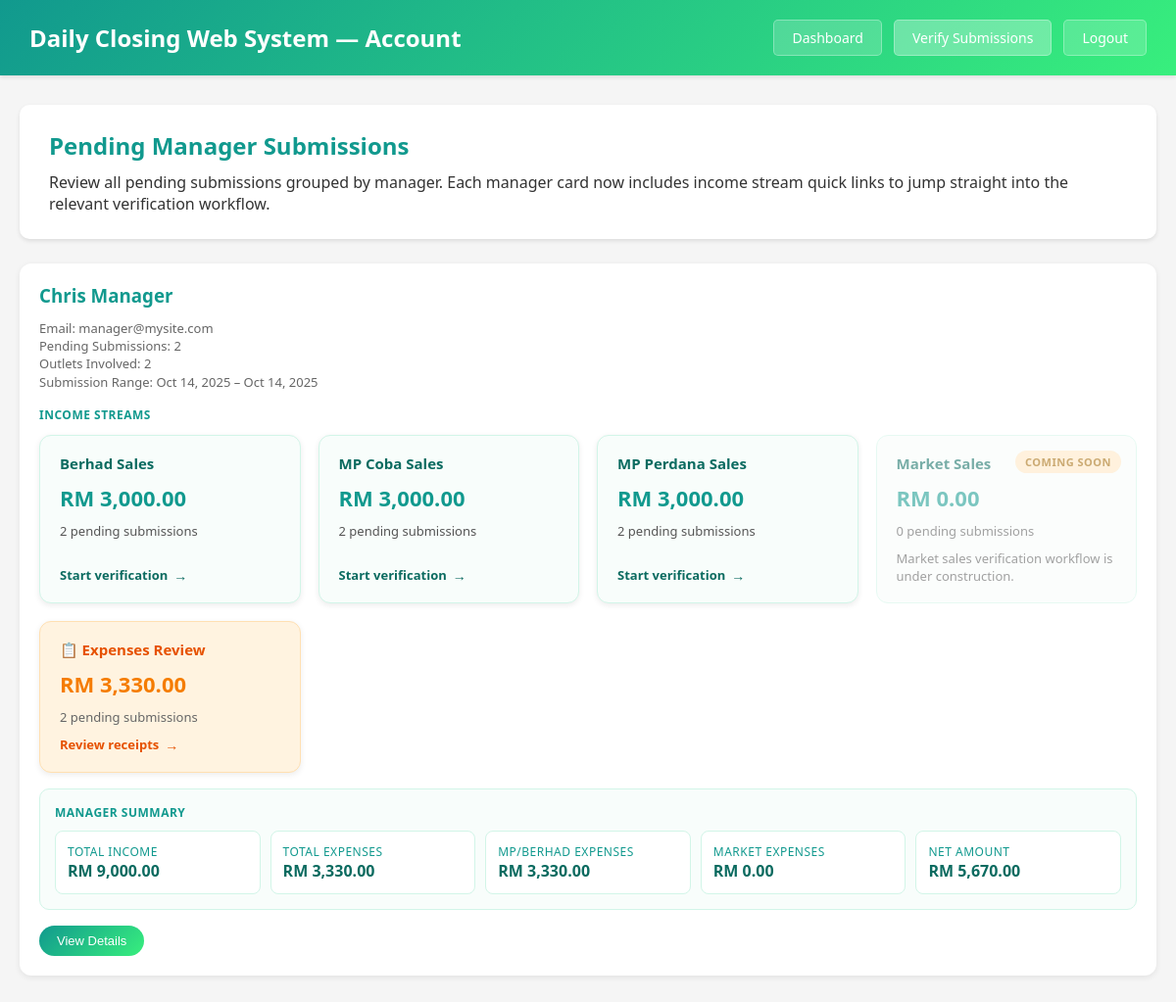
The app's page /views/account/verify_submission.php (signed in) with its own data.
### tables this page shows
CREATE TABLE `daily_submissions` (
  `id` int(11) UNSIGNED NOT NULL,
  `submission_code` varchar(50) NOT NULL,
  `batch_code` varchar(50) DEFAULT NULL,
  `outlet_id` int(11) UNSIGNED NOT NULL,
  `manager_id` int(11) UNSIGNED NOT NULL,
  `submission_date` date NOT NULL,
  `berhad_sales` decimal(15,2) NOT NULL DEFAULT 0.00,
  `mp_coba_sales` decimal(15,2) NOT NULL DEFAULT 0.00,
  `mp_perdana_sales` decimal(15,2) NOT NULL DEFAULT 0.00,
  `market_sales` decimal(15,2) NOT NULL DEFAULT 0.00,
  `total_income` decimal(15,2) NOT NULL DEFAULT 0.00,
  `total_expenses` decimal(15,2) NOT NULL DEFAULT 0.00,
  `net_amount` decimal(15,2) NOT NULL DEFAULT 0.00,
  `amount_to_hq` decimal(15,2) DEFAULT NULL COMMENT 'Amount manager chooses to send to HQ',
  `cash_kept` decimal(15,2) DEFAULT 0.00 COMMENT 'Cash manager keeps (net_amount - amount_to_hq)',
  `variance_reason` text DEFAULT NULL COMMENT 'Required explanation if amount_to_hq != net_amount',
  `variance_supporting_doc` varchar(255) DEFAULT NULL COMMENT 'Optional supporting document for variance',
  `status` enum('draft','pending','resubmit','submitted_to_finance','recheck','approved','verified','rejected','revised') NOT NULL DEFAULT 'draft',
  `verified_by` int(11) UNSIGNED DEFAULT NULL,
  `approved_by_finance` int(11) UNSIGNED DEFAULT NULL COMMENT 'Finance user who approved',
  `verified_at` datetime DEFAULT NULL,
  `approved_by_finance_at` datetime DEFAULT NULL COMMENT 'When finance approved',
  `returned_to_accountant_at` datetime DEFAULT NULL COMMENT 'When finance sent back to accountant',
  `returned_to_manager_at` datetime DEFAULT NULL COMMENT 'When accountant sent back to manager',
  `submitted_to_hq_at` datetime DEFAULT NULL,
  `submitted_to_finance_at` datetime DEFAULT NULL COMMENT 'When accountant submitted to finance',
  `rejection_reason` text DEFAULT NULL,
  `notes` text DEFAULT NULL,
  `accountant_notes` text DEFAULT NULL COMMENT 'Notes from accountant to manager or finance',
  `finance_notes` text DEFAULT NULL COMMENT 'Notes from finance to accountant',
  `created_at` timestamp NOT NULL DEFAULT current_timestamp(),
  `updated_at` timestamp NOT NULL DEFAULT current_timestamp() ON UPDATE current_timestamp()
);

CREATE TABLE `users` (
  `id` int(11) UNSIGNED NOT NULL,
  `name` varchar(100) NOT NULL,
  `email` varchar(255) NOT NULL,
  `username` varchar(50) NOT NULL,
  `password_hash` varchar(255) NOT NULL,
  `role` enum('manager','account','ceo','admin','finance') NOT NULL,
  `status` enum('active','inactive','suspended') NOT NULL DEFAULT 'active',
  `last_login` datetime DEFAULT NULL,
  `created_at` timestamp NOT NULL DEFAULT current_timestamp(),
  `updated_at` timestamp NOT NULL DEFAULT current_timestamp() ON UPDATE current_timestamp()
);

### views/account/verify_submission.php (the view, shortened to what the rows shown need)
<?php
$pendingRows = dbFetchAll(
    "SELECT
        ds.id,
        ds.manager_id,
        ds.outlet_id,
        ds.submission_date,
        ds.batch_code,
        ds.berhad_sales,
        ds.mp_coba_sales,
        ds.mp_perdana_sales,
        ds.market_sales,
        ds.total_income,
        ds.total_expenses,
        ds.net_amount,
        o.outlet_name,
        o.outlet_code,
        u.name AS manager_name,
        u.email AS manager_email
    FROM daily_submissions ds
    INNER JOIN outlets o ON ds.outlet_id = o.id
    INNER JOIN users u ON ds.manager_id = u.id
    WHERE ds.status = 'pending'
    ORDER BY u.name ASC, ds.submission_date ASC, o.outlet_name ASC"
);
$managers = [];
$incomeStreamConfig = [
    'berhad' => [
        'label'       => 'Berhad Sales',
        'field'       => 'berhad_sales',
        'url'         => 'berhad_sales_verification.php',
        'description' => 'Review Berhad income submissions by outlet.',
        'disabled'    => false,
    ],
    'mp_coba' => [
        'label'       => 'MP Coba Sales',
        'field'       => 'mp_coba_sales',
        'url'         => 'mp_coba_sales_verification.php',
        'description' => 'Review MP COBA income submissions by outlet.',
        'disabled'    => false,
    ],
    'mp_perdana' => [
        'label'       => 'MP Perdana Sales',
        'field'       => 'mp_perdana_sales',
        'url'         => 'mp_perdana_sales_verification.php',
        'description' => 'Review MP PERDANA income submissions by outlet.',
        'disabled'    => false,
    ],
    'market' => [
        'label'       => 'Market Sales',
        'field'       => 'market_sales',
        'url'         => '#',
        'description' => 'Market sales verification workflow is under construction.',
        'disabled'    => true,
    ],
];
$incomeStreamDefaults = [];
foreach ($incomeStreamConfig as $key => $streamConfig) {
    $incomeStreamDefaults[$key] = $streamConfig;
    $incomeStreamDefaults[$key]['total'] = 0;
    $incomeStreamDefaults[$key]['count'] = 0;
}
if ($pendingRows) {
    foreach ($pendingRows as $row) {
        $managerId = (int) $row['manager_id'];
        $submissionId = (int) $row['id'];
        if (!isset($managers[$managerId])) {
            $managers[$managerId] = [
                'manager_id'     => $managerId,
                'manager_name'   => $row['manager_name'],
                'manager_email'  => $row['manager_email'],
                'outlet_count'   => 0,
                'outlet_codes'   => [],
                'total_income'   => 0,
                'total_expenses' => 0,
                'total_net'      => 0,
                'mp_berhad_expenses' => 0,
                'market_expenses'    => 0,
                'earliest_date'  => $row['submission_date'],
                'latest_date'    => $row['submission_date'],
                'submissions'    => [],
                'income_streams' => $incomeStreamDefaults,
            ];
        }
        if (!in_array($row['outlet_code'], $managers[$managerId]['outlet_codes'], true)) {
            $managers[$managerId]['outlet_codes'][] = $row['outlet_code'];
            $managers[$managerId]['outlet_count']++;
        }
        $managers[$managerId]['total_income'] += (float) $row['total_income'];
        $managers[$managerId]['total_expenses'] += (float) $row['total_expenses'];
        $managers[$managerId]['total_net'] += (float) $row['net_amount'];
        $managers[$managerId]['earliest_date'] = min($managers[$managerId]['earliest_date'], $row['submission_date']);
        $managers[$managerId]['latest_date'] = max($managers[$managerId]['latest_date'], $row['submission_date']);
        foreach ($incomeStreamConfig as $streamKey => $streamConfig) {
            $field = $streamConfig['field'];
            $amount = (float) ($row[$field] ?? 0);
            $managers[$managerId]['income_streams'][$streamKey]['total'] += $amount;
            if ($amount > 0) {
                $managers[$managerId]['income_streams'][$streamKey]['count']++;
            }
        }
        $managers[$managerId]['submissions'][$submissionId] = [
            'id'               => $submissionId,
            'batch_code'       => $row['batch_code'],
            'submission_date'  => $row['submission_date'],
            'outlet_id'        => (int) $row['outlet_id'],
            'outlet_name'      => $row['outlet_name'],
            'outlet_code'      => $row['outlet_code'],
            'berhad_sales'     => (float) $row['berhad_sales'],
            'mp_coba_sales'    => (float) $row['mp_coba_sales'],
            'mp_perdana_sales' => (float) $row['mp_perdana_sales'],
            'market_sales'     => (float) $row['market_sales'],
            'total_income'     => (float) $row['total_income'],
            'total_expenses'   => (float) $row['total_expenses'],
            'net_amount'       => (float) $row['net_amount'],
            'expenses'         => [
                'mp_berhad' => [],
                'market'    => []
            ],
            'expense_totals'   => [
                'mp_berhad' => 0,
                'market'    => 0
            ]
        ];
    }
}
if (!empty($managers)) {
    $managers = array_values($managers);
    usort($managers, function ($a, $b) {
        return strcasecmp($a['manager_name'], $b['manager_name']);
    });
}
?>
<!DOCTYPE html>
<html lang="en">
<head>
</head>
<body>
    <div class="header">
        <div class="header-content">
            <h1><?php echo htmlspecialchars(APP_NAME); ?> &mdash; Account</h1>
        </div>
    </div>
    <div class="container">
        <div class="page-header">
            <h2>Pending Manager Submissions</h2>
        </div>
        <?php if (empty($managers)) : ?>
            <div class="empty-state">
                <h3>No Pending Submissions</h3>
                <p>Managers have not submitted any pending reports for review.</p>
            </div>
        <?php else : ?>
            <div class="manager-grid">
                <?php foreach ($managers as $manager) : ?>
                    <div class="manager-card" data-manager-id="<?php echo (int) $manager['manager_id']; ?>">
                        <div class="manager-header">
                            <h3><?php echo htmlspecialchars($manager['manager_name']); ?></h3>
                            <div class="manager-meta">
                                <div>Email: <?php echo htmlspecialchars($manager['manager_email']); ?></div>
                                <div>Pending Submissions: <?php echo count($manager['submissions']); ?></div>
                                <div>Outlets Involved: <?php echo (int) $manager['outlet_count']; ?></div>
                                <div>Submission Range: <?php echo htmlspecialchars(date('M j, Y', strtotime($manager['earliest_date']))); ?> &ndash; <?php echo htmlspecialchars(date('M j, Y', strtotime($manager['latest_date']))); ?></div>
                            </div>
                        </div>
                        <?php if (!empty($manager['income_streams'])) : ?>
                            <div class="manager-income-section">
                                <div class="manager-income-title">Income Streams</div>
                                <div class="income-streams manager-income-streams">
                                    <?php foreach ($manager['income_streams'] as $stream) : ?>
                                        <?php
                                            $isDisabled = !empty($stream['disabled']);
                                            $href = $isDisabled ? '#!' : ($stream['url'] ?? '#');
                                            if (!$isDisabled && $href !== '#') {
                                                $separator = strpos($href, '?') === false ? '?' : '&';
                                                $href .= $separator . 'manager_id=' . (int) $manager['manager_id'];
                                            }
                                            $pendingCount = (int) ($stream['count'] ?? 0);
                                            $amount = (float) ($stream['total'] ?? 0);
                                        ?>
                                        <a
                                            href="<?php echo htmlspecialchars($href); ?>"
                                            class="income-card<?php echo $isDisabled ? ' disabled' : ''; ?>"
                                            <?php if ($isDisabled) : ?>aria-disabled="true"<?php endif; ?>
                                        >
                                            <?php if ($isDisabled) : ?>
                                                <span class="income-card-badge">Coming Soon</span>
                                            <?php endif; ?>
                                            <div class="income-card-title"><?php echo htmlspecialchars($stream['label']); ?></div>
                                            <div class="income-card-value">RM <?php echo number_format($amount, 2); ?></div>
                                            <div class="income-card-meta">
                                                <?php echo $pendingCount; ?> pending <?php echo $pendingCount === 1 ? 'submission' : 'submissions'; ?>
                                            </div>
                                            <?php if (!$isDisabled) : ?>
                                                <div class="income-card-cta">Start verification</div>
                                            <?php else : ?>
                                                <div class="income-card-meta"><?php echo htmlspecialchars($stream['description'] ?? 'Workflow in progress.'); ?></div>
                                            <?php endif; ?>
                                        </a>
                                    <?php endforeach; ?>
                                    <a
                                        href="expenses_verification.php?manager_id=<?php echo (int) $manager['manager_id']; ?>"
                                        class="income-card"
                                        style="background: #fff3e0; border-color: #ffe0b2;"
                                    >
                                        <div class="income-card-title" style="color: #e65100;">📋 Expenses Review</div>
                                        <div class="income-card-value" style="color: #f57c00;">RM <?php echo number_format($manager['total_expenses'], 2); ?></div>
                                        <div class="income-card-meta" style="color: #666;">
                                            <?php echo count($manager['submissions']); ?> pending <?php echo count($manager['submissions']) === 1 ? 'submission' : 'submissions'; ?>
                                        </div>
                                        <div class="income-card-cta" style="color: #e65100;">Review receipts</div>
                                    </a>
                                </div>
                            </div>
                        <?php endif; ?>
                        <div class="manager-summary">
                            <div class="manager-summary-title">Manager Summary</div>
                            <div class="summary-metrics">
                                <div class="summary-item">
                                    <span>Total Income</span>
                                    <strong>RM <?php echo number_format($manager['total_income'], 2); ?></strong>
                                </div>
                                <div class="summary-item">
                                    <span>Total Expenses</span>
                                    <strong>RM <?php echo number_format($manager['total_expenses'], 2); ?></strong>
                                </div>
                                <div class="summary-item">
                                    <span>MP/Berhad Expenses</span>
                                    <strong>RM <?php echo number_format($manager['mp_berhad_expenses'], 2); ?></strong>
                                </div>
                                <div class="summary-item">
                                    <span>Market Expenses</span>
                                    <strong>RM <?php echo number_format($manager['market_expenses'], 2); ?></strong>
                                </div>
                                <div class="summary-item">
                                    <span>Net Amount</span>
                                    <strong>RM <?php echo number_format($manager['total_net'], 2); ?></strong>
                                </div>
                            </div>
                        </div>
                        <button class="toggle-details" type="button">View Details</button>
                    </div>
                <?php endforeach; ?>
            </div>
        <?php endif; ?>
    </div>
</body>
</html>

### records on screen
daily_submissions: manager.name "Chris Manager", manager.email "manager@mysite.com", count($manager['submissions']) "2", outlet "2", submission_date "Oct 14, 2025", label "Berhad Sales", amount "3,000.00", pendingCount "2", label "MP Coba Sales", label "MP Perdana Sales", label "Market Sales", amount "0.00", pendingCount "0", description "Market sales verification workflow is under construction.", total_expenses "3,330.00", total_income "9,000.00", mp_berhad_expenses "3,330.00", market_expenses "0.00", total_net "5,670.00"

### other values on screen
APP_NAME "Daily Closing Web System"
